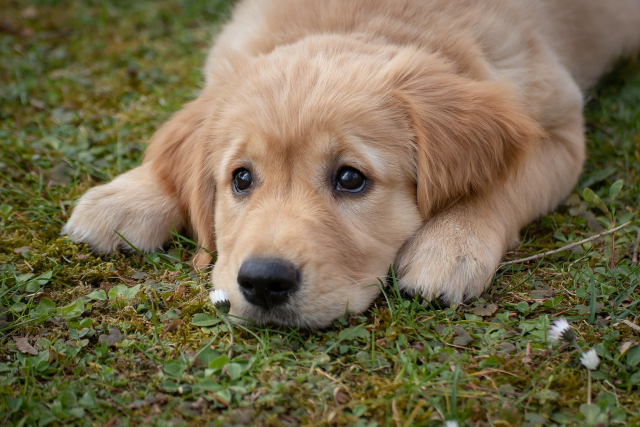
#> input picture cropping-outside-area/test.jpg, 1280 x 853 px (shown at 1/2 size)
$ python cropping-outside-area.py
#> lines starting #> are read from the running program, lines starting #| are printed output that depends on the picture
import cv2
import numpy as np
from PIL import Image

if __name__ == "__main__":
    img = cv2.imread("test.jpg")
#> img is the input picture: shape (853, 1280, 3); mean B, G, R 77.5, 107.8, 119.4

    black = [0, 0, 0]
    tmp_color = [12, 34, 56]
    change_color = [255, 0, 0]

    img = np.where(img == black, tmp_color, img)
    img = np.array(img, dtype=np.uint8)

    # Pillow型への変換
    pil_img = cv2.cvtColor(img, cv2.COLOR_BGR2RGB)
    pil_img = Image.fromarray(pil_img)

    crop_img = pil_img.crop((120, -100, 1190, 950))
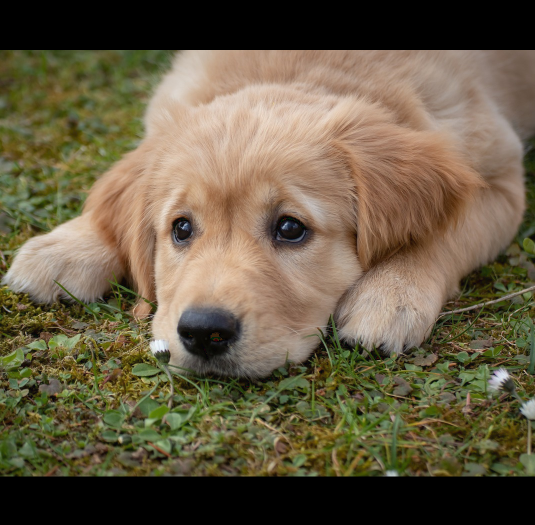
#> crop_img: PIL image 1070x1050 RGB (shown at 1/2 size); mean R, G, B 104.1, 92.4, 69

    # OpenCVで使用可能なnumpy型への変換
    cv_crop_img = np.array(crop_img, dtype=np.uint8)
    cv_crop_img = cv2.cvtColor(cv_crop_img, cv2.COLOR_RGB2BGR)

    cv_crop_img = np.where(cv_crop_img == black, change_color, cv_crop_img)
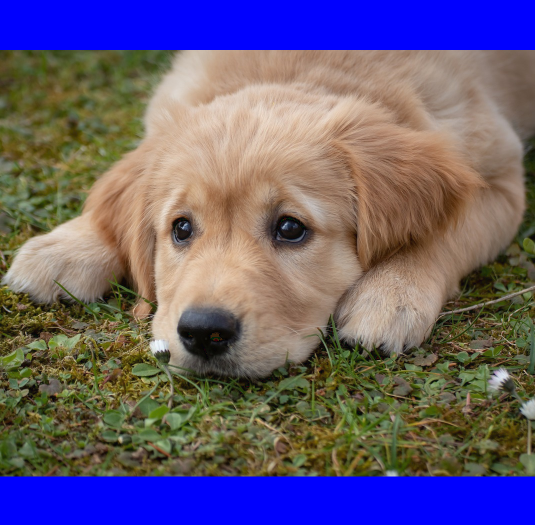
#> cv_crop_img: shape (1050, 1070, 3) int64 (shown at 1/2 size); mean B, G, R 116.8, 92.4, 104.1
    cv_crop_img = np.where(cv_crop_img == tmp_color, black, cv_crop_img)
    cv_crop_img = np.array(cv_crop_img, dtype=np.uint8)

    cv2.imshow("crop", cv_crop_img)
    cv2.waitKey(0)
    cv2.destroyAllWindows()
